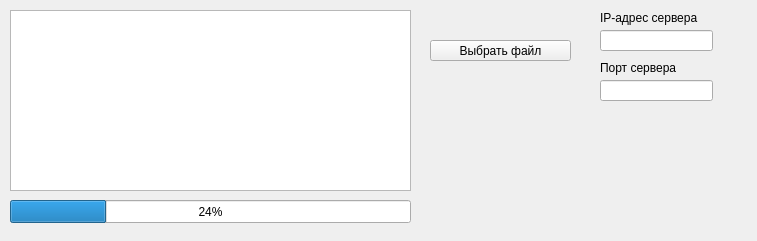
<?xml version="1.0" encoding="UTF-8"?>
<ui version="4.0">
 <class>Widget</class>
 <widget class="QWidget" name="Widget">
  <property name="geometry">
   <rect>
    <x>0</x>
    <y>0</y>
    <width>757</width>
    <height>241</height>
   </rect>
  </property>
  <property name="windowTitle">
   <string>Widget</string>
  </property>
  <widget class="QPushButton" name="chooseFileButton">
   <property name="geometry">
    <rect>
     <x>430</x>
     <y>40</y>
     <width>141</width>
     <height>21</height>
    </rect>
   </property>
   <property name="text">
    <string>Выбрать файл</string>
   </property>
  </widget>
  <widget class="QLabel" name="ipLabel">
   <property name="geometry">
    <rect>
     <x>600</x>
     <y>10</y>
     <width>141</width>
     <height>16</height>
    </rect>
   </property>
   <property name="text">
    <string>IP-адрес сервера</string>
   </property>
  </widget>
  <widget class="QLineEdit" name="ipLineEdit">
   <property name="geometry">
    <rect>
     <x>600</x>
     <y>30</y>
     <width>113</width>
     <height>21</height>
    </rect>
   </property>
  </widget>
  <widget class="QLabel" name="portLabel">
   <property name="geometry">
    <rect>
     <x>600</x>
     <y>60</y>
     <width>141</width>
     <height>16</height>
    </rect>
   </property>
   <property name="text">
    <string>Порт сервера</string>
   </property>
  </widget>
  <widget class="QLineEdit" name="portLineEdit">
   <property name="geometry">
    <rect>
     <x>600</x>
     <y>80</y>
     <width>113</width>
     <height>21</height>
    </rect>
   </property>
  </widget>
  <widget class="QPlainTextEdit" name="logTextEdit">
   <property name="geometry">
    <rect>
     <x>10</x>
     <y>10</y>
     <width>401</width>
     <height>181</height>
    </rect>
   </property>
  </widget>
  <widget class="QLabel" name="fileNameLabel">
   <property name="geometry">
    <rect>
     <x>430</x>
     <y>10</y>
     <width>141</width>
     <height>21</height>
    </rect>
   </property>
   <property name="text">
    <string/>
   </property>
  </widget>
  <widget class="QProgressBar" name="uploadProgressBar">
   <property name="geometry">
    <rect>
     <x>10</x>
     <y>200</y>
     <width>401</width>
     <height>23</height>
    </rect>
   </property>
   <property name="value">
    <number>24</number>
   </property>
  </widget>
 </widget>
 <resources/>
 <connections/>
</ui>
